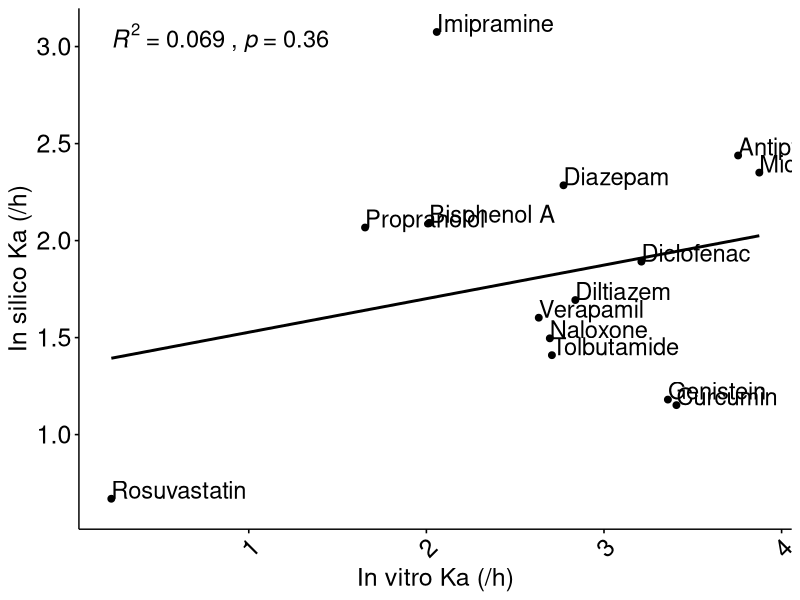
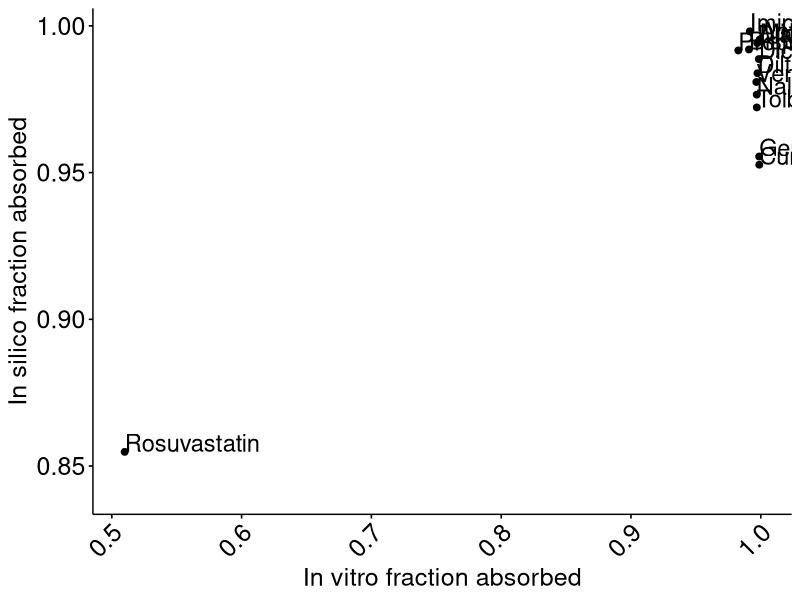
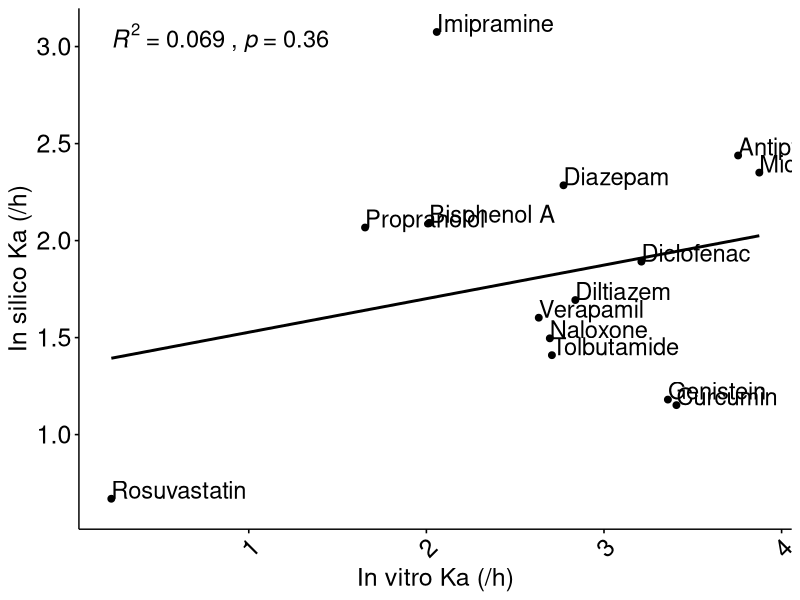

Recreate these plots in R, in order.
library(tidyverse)
library(ggpubr)
library(gridExtra)
library(grid)
model_results<-read.csv("../model/results/PBKresults.csv")

#data preparation figure
figure_dataKa <-model_results %>% 
  #mutate(Ka = ifelse(Ka == 0, log10(0.1), log10(Ka)))%>%
  distinct(compound, Ka, method.KaFa) %>%
  spread(method.KaFa, Ka) %>%
  as.data.frame()%>%
  rename(in.silico = "in silico")%>%
  rename(in.vitro = "in vitro")

in.vitro_in.silicoKa <- ggscatter(figure_dataKa, x = "in.vitro", y = "in.silico", add = "reg.line") +
  stat_cor(aes(label = paste(..rr.label.., ..p.label.., sep = "~`,`~")), 
           size =6, 
           label.x.npc = 0, 
           label.y.npc = 1, hjust = 0) +
  geom_text(data = figure_dataKa, 
            aes(x = in.vitro, 
                y = in.silico, label = compound), 
            size = 6, vjust = 0, hjust =0) +
  #labs(tag = "A.")+
  xlab("In vitro Ka (/h)")+
  ylab("In silico Ka (/h)")+
  theme(panel.grid.major = element_blank(), panel.grid.minor = element_blank(),
        panel.background = element_blank(), axis.line = element_line(colour = "black"),
        text = element_text(size = 18),
        plot.tag.position = "topleft",
        legend.key = element_rect(colour = NA, fill = NA),
        axis.text.x = element_text(size=18,angle = 45, vjust = 1.05, hjust=1.05),
        axis.text.y = element_text(size=18))
in.vitro_in.silicoKa

#data preparation figure
figure_dataFa <-model_results %>% 
  distinct(compound, Fa, method.KaFa) %>%
  spread(method.KaFa, Fa) %>%
  as.data.frame()%>%
  rename(in.silico = "in silico")%>%
  rename(in.vitro = "in vitro")

in.vitro_in.silicoFa <- ggscatter(figure_dataFa, x = "in.vitro", y = "in.silico") +
  #stat_cor(aes(label = paste(..rr.label.., ..p.label.., sep = "~`,`~")), 
  #         size =6, 
  #         label.x.npc = 0, 
  #         label.y.npc = 1, hjust = 0) +
  geom_text(data = figure_dataFa, 
            aes(x = in.vitro, 
                y = in.silico, label = compound), 
            size = 6, vjust = 0, hjust =0) +
  #labs(tag = "B.")+
  xlab("In vitro fraction absorbed")+
  ylab("In silico fraction absorbed")+
  theme(panel.grid.major = element_blank(), panel.grid.minor = element_blank(),
        panel.background = element_blank(), axis.line = element_line(colour = "black"),
        text = element_text(size = 18),
        plot.tag.position = "topleft",
        legend.key = element_rect(colour = NA, fill = NA),
        axis.text.x = element_text(size=18,angle = 45, vjust = 1.05, hjust=1.05),
        axis.text.y = element_text(size=18))
in.vitro_in.silicoFa


rankCorrKa <- cor.test(figure_dataKa$in.vitro, 
                       figure_dataKa$in.silico,  
                                    method = "spearman",exact=FALSE)
rankCorrKa
rankCorrFa <- cor.test(figure_dataFa$in.vitro, 
                       figure_dataFa$in.silico,  
                       method = "spearman",exact=FALSE)
rankCorrFa

tiff("FigureS2_uptake.tiff", units="in", width=15, height=7, res=300)

grid.arrange(in.vitro_in.silicoKa,
             layout_matrix = rbind(c(1,1,NA,NA),
                                   c(NA,NA,NA,NA)))
dev.off()
